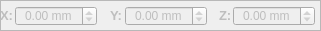
   <widget class="QFrame" name="frame_4">
    <property name="geometry">
     <rect>
      <x>36</x>
      <y>520</y>
      <width>321</width>
      <height>31</height>
     </rect>
    </property>
    <property name="frameShape">
     <enum>QFrame::StyledPanel</enum>
    </property>
    <property name="frameShadow">
     <enum>QFrame::Raised</enum>
    </property>
    <widget class="QDoubleSpinBox" name="IKInputSpinBoxX">
     <property name="enabled">
      <bool>false</bool>
     </property>
     <property name="geometry">
      <rect>
       <x>15</x>
       <y>6</y>
       <width>82</width>
       <height>20</height>
      </rect>
     </property>
     <property name="alignment">
      <set>Qt::AlignCenter</set>
     </property>
     <property name="suffix">
      <string> mm</string>
     </property>
     <property name="decimals">
      <number>2</number>
     </property>
     <property name="minimum">
      <double>-999.000000000000000</double>
     </property>
     <property name="maximum">
      <double>999.000000000000000</double>
     </property>
    </widget>
    <widget class="QDoubleSpinBox" name="IKInputSpinBoxY">
     <property name="enabled">
      <bool>false</bool>
     </property>
     <property name="geometry">
      <rect>
       <x>125</x>
       <y>6</y>
       <width>82</width>
       <height>20</height>
      </rect>
     </property>
     <property name="alignment">
      <set>Qt::AlignCenter</set>
     </property>
     <property name="suffix">
      <string> mm</string>
     </property>
     <property name="decimals">
      <number>2</number>
     </property>
     <property name="minimum">
      <double>-999.000000000000000</double>
     </property>
     <property name="maximum">
      <double>999.000000000000000</double>
     </property>
    </widget>
    <widget class="QLabel" name="IkLabelInputY">
     <property name="enabled">
      <bool>false</bool>
     </property>
     <property name="geometry">
      <rect>
       <x>110</x>
       <y>5</y>
       <width>14</width>
       <height>20</height>
      </rect>
     </property>
     <property name="font">
      <font>
       <pointsize>10</pointsize>
       <weight>75</weight>
       <bold>true</bold>
      </font>
     </property>
     <property name="styleSheet">
      <string notr="true">background-color: rgba(255, 255, 255,0)</string>
     </property>
     <property name="text">
      <string>Y:</string>
     </property>
    </widget>
    <widget class="QLabel" name="IkLabelInputX">
     <property name="enabled">
      <bool>false</bool>
     </property>
     <property name="geometry">
      <rect>
       <x>0</x>
       <y>5</y>
       <width>14</width>
       <height>20</height>
      </rect>
     </property>
     <property name="font">
      <font>
       <pointsize>10</pointsize>
       <weight>75</weight>
       <bold>true</bold>
      </font>
     </property>
     <property name="styleSheet">
      <string notr="true">background-color: rgba(255, 255, 255,0)</string>
     </property>
     <property name="text">
      <string>X:</string>
     </property>
    </widget>
    <widget class="QDoubleSpinBox" name="IKInputSpinBoxZ">
     <property name="enabled">
      <bool>false</bool>
     </property>
     <property name="geometry">
      <rect>
       <x>233</x>
       <y>6</y>
       <width>82</width>
       <height>20</height>
      </rect>
     </property>
     <property name="alignment">
      <set>Qt::AlignCenter</set>
     </property>
     <property name="suffix">
      <string> mm</string>
     </property>
     <property name="decimals">
      <number>2</number>
     </property>
     <property name="minimum">
      <double>-999.000000000000000</double>
     </property>
     <property name="maximum">
      <double>999.000000000000000</double>
     </property>
    </widget>
    <widget class="QLabel" name="IkLabelInputZ">
     <property name="enabled">
      <bool>false</bool>
     </property>
     <property name="geometry">
      <rect>
       <x>219</x>
       <y>5</y>
       <width>13</width>
       <height>20</height>
      </rect>
     </property>
     <property name="font">
      <font>
       <pointsize>10</pointsize>
       <weight>75</weight>
       <bold>true</bold>
      </font>
     </property>
     <property name="styleSheet">
      <string notr="true">background-color: rgba(255, 255, 255,0)</string>
     </property>
     <property name="text">
      <string>Z:</string>
     </property>
    </widget>
   </widget>
